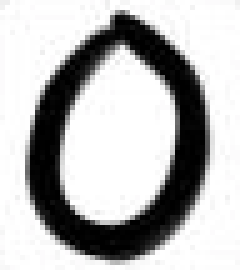
#> input picture training_set/0_0.png, 48 x 54 px (shown 5 times larger); its folder holds only this picture in this run
$ python degit_rec.py   (Python 2 division)
#> lines starting #> are read from the running program, lines starting #| are printed output that depends on the picture; after the words box and inside, x2 and y2 are one past the last pixel; in counts of white or black regions, pixels touching at a corner belong together; long printed decimals are rounded
### src/imagep.py
from PIL import Image


def get_array_from_image(image_path, width=32, height=32):
    image = Image.open(image_path)
    image = image.resize((width, height))
    image = image.convert(mode="1")
    bits = map(lambda x: '1' if x == 0 else '0', list(image.getdata()))
    return bits

### src/knn.py
from numpy import *


def find_euclidean_distance(data_set, in_val):
    """
    this function finds euclidean distance between input and data set points
    :param data_set: Training Data
    :param in_val: Input Value
    :return: list of distances
    """
    diff_mat = data_set - in_val
    sqre_mat = power(diff_mat, 2)
    sum_of_rows = sum(sqre_mat, axis=1)
    return sqrt(sum_of_rows)


def classify_with_knn(data_set, labels, in_val, k=2):
    """
    this function returns list of top k nearest neighbours of in_val from data set
    :param data_set:
    :param labels:
    :param in_val:
    :param k:
    :return:
    """
    distance = find_euclidean_distance(array(data_set), array(in_val))
    values = zip(labels, distance)
    sorted_values = sorted(values, key=lambda value: value[1])
    if k > 0:
        sorted_values = sorted_values[:k]
    return sorted_values

### src/degit_rec.py
from os import listdir
import knn
from imagep import get_array_from_image


def make_matrix(data):
    data = map(lambda x: x.strip(), data)
    single_line = ''.join(data)
    row = map(lambda x: int(x), list(single_line))
    return row


def extract_features(file):
    feature = get_array_from_image(file, width=20, height=20)
    feature = make_matrix(feature)
    return feature


def build_features(training_data_path):
    training_files = filter(lambda f: 'png' in f, listdir(training_data_path))
    feature_list = []
    label_list = []
    for training_file in training_files:
        feature = extract_features(training_data_path+'/'+training_file)
        digit = training_file.split('.')[0]
        feature_list.append(feature)
        label_list.append(digit)

    return feature_list, label_list


def main():
    # Load training data and build feature matrix
    feature_list, label_list = build_features('../training_set')
#> in get_array_from_image, image is the input picture: PIL image 48x54 RGBA; mean R, G, B, A 184, 183.9, 184, 255
#> in get_array_from_image, `image = image.convert(mode="1")`:
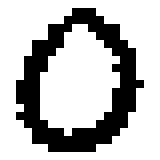
#> image: PIL image 20x20 1 (shown 8 times larger); 72.5% white; black in thin lines or dots, all inside (x1, y1, x2, y2) = (2, 1, 18, 19)
#> in get_array_from_image, `bits = map(lambda x: '1' if x == 0 else '0', list(image.getdata()))`: bits = 400 items, first 6: '0', '0', '0', '0', '0', '0'
#> in make_matrix, `row = map(lambda x: int(x), list(single_line))`: row = 400 values, max 1 at index 29, min 0 at index 0, mean 0.275
#> in extract_features, `feature = make_matrix(feature)`: feature has the same summary as row in make_matrix
#> in build_features, `feature = extract_features(training_data_path+'/'+training_file)`: feature has the same summary as row in make_matrix
#> feature_list = 1 item; label_list = ['0_0']

    # Load test data
    feature_matrix = extract_features('../test_set/2_1.png')
#> call 2 of get_array_from_image, with image_path = '../test_set/2_1.png', width = 20, height = 20
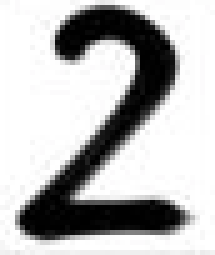
#> input picture test_set/2_1.png, 43 x 51 px (shown 5 times larger)
#> in get_array_from_image, image is the input picture: PIL image 43x51 RGBA; mean R, G, B, A 185.4, 185.4, 185.4, 255
#> in get_array_from_image (call 2), `image = image.convert(mode="1")`: image: PIL image 20x20 1; 73.8% white; black in thin lines or dots, all inside (x1, y1, x2, y2) = (2, 0, 17, 19)
#> feature_matrix = 400 values, max 1 at index 9, min 0 at index 0, mean 0.263
    print knn.classify_with_knn(feature_list, label_list, feature_matrix)
#> in find_euclidean_distance, `sum_of_rows = sum(sqre_mat, axis=1)`: sum_of_rows = [117]
#> in classify_with_knn, `distance = find_euclidean_distance(array(data_set), array(in_val))`: distance = [10.82]
#> in classify_with_knn, `values = zip(labels, distance)`: values = [('0_0', 10.82)]
#| [('0_0', 10.817)]

    feature_matrix = extract_features('../test_set/3_1.png')
#> call 3 of get_array_from_image, with image_path = '../test_set/3_1.png', width = 20, height = 20
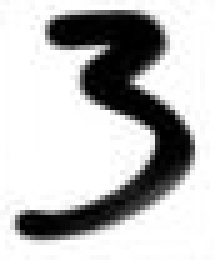
#> input picture test_set/3_1.png, 43 x 52 px (shown 5 times larger)
#> in get_array_from_image, image is the input picture: PIL image 43x52 RGBA; mean R, G, B, A 189.3, 189.3, 189.3, 255
#> feature_matrix = 400 values, max 1 at index 25, min 0 at index 0, mean 0.247
    print knn.classify_with_knn(feature_list, label_list, feature_matrix)
#| [('0_0', 10.909)]

    feature_matrix = extract_features('../test_set/4_1.png')
#> call 4 of get_array_from_image, with image_path = '../test_set/4_1.png', width = 20, height = 20
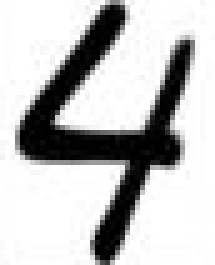
#> input picture test_set/4_1.png, 43 x 53 px (shown 5 times larger)
#> in get_array_from_image, image is the input picture: PIL image 43x53 RGBA; mean R, G, B, A 193.3, 193.3, 193.3, 255
#> in get_array_from_image (call 4), `image = image.convert(mode="1")`:
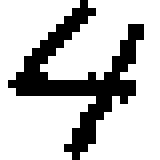
#> image: PIL image 20x20 1 (shown 8 times larger); 76% white; black in thin lines or dots, all inside (x1, y1, x2, y2) = (1, 0, 18, 20)
#> feature_matrix = 400 values, max 1 at index 10, min 0 at index 0, mean 0.24
    print knn.classify_with_knn(feature_list, label_list, feature_matrix)
#| [('0_0', 10.198)]

    feature_matrix = extract_features('../test_set/5_1.png')
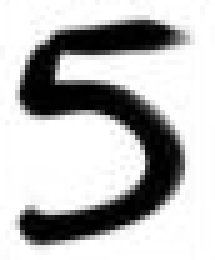
#> input picture test_set/5_1.png, 43 x 52 px (shown 5 times larger)
#> in get_array_from_image, image is the input picture: PIL image 43x52 RGBA; mean R, G, B, A 185.4, 185.3, 185.4, 255
#> in get_array_from_image (call 5), `image = image.convert(mode="1")`:
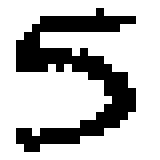
#> image: PIL image 20x20 1 (shown 8 times larger); 73.5% white; black in thin lines or dots, all inside (x1, y1, x2, y2) = (2, 1, 17, 19)
#> feature_matrix = 400 values, max 1 at index 32, min 0 at index 0, mean 0.265
    print knn.classify_with_knn(feature_list, label_list, feature_matrix)
#| [('0_0', 10.583)]

    feature_matrix = extract_features('../test_set/6_1.png')
    print knn.classify_with_knn(feature_list, label_list, feature_matrix)

    feature_matrix = extract_features('../test_set/7_1.png')
    print knn.classify_with_knn(feature_list, label_list, feature_matrix)

    feature_matrix = extract_features('../test_set/8_1.png')
    print knn.classify_with_knn(feature_list, label_list, feature_matrix)

    feature_matrix = extract_features('../test_set/9_1.png')
    print knn.classify_with_knn(feature_list, label_list, feature_matrix)


if __name__ == '__main__':
#> (the run stopped early here; a loop or call above may not have finished)
